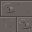

The image is a tile-based game level rendered from a .tmx file. Its description and complete source (layers, tilesets, objects, tile grids) follow:
An orthogonal 1x1 tile map with 32x32 px tiles, 1 tile layer (Assembly), 3 tilesets.

<map version="1.10" orientation="orthogonal" renderorder="right-down" width="1" height="1" tilewidth="32" tileheight="32" infinite="0" nextlayerid="2" nextobjectid="1">
  <tileset firstgid="1" source="../floors.tsx" />
  <tileset firstgid="321" source="../walls.tsx" />
  <tileset firstgid="961" source="../architecture.tsx" />
  <layer id="1" name="Assembly" width="1" height="1">
    <data encoding="csv">
99
</data>
  </layer>
</map>
